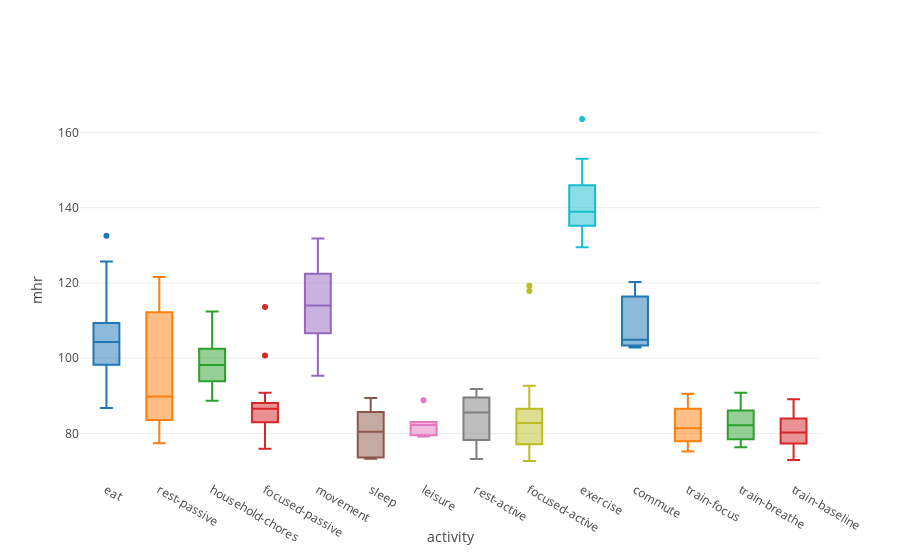
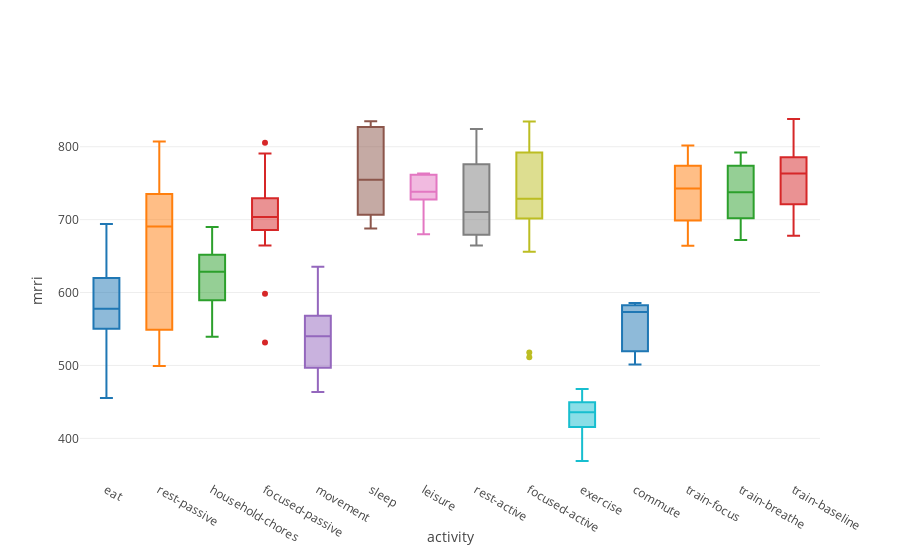
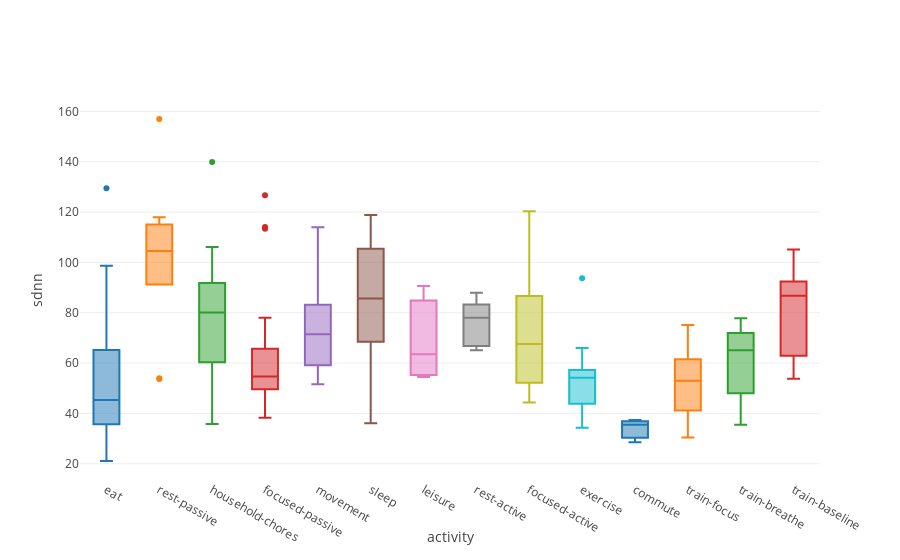
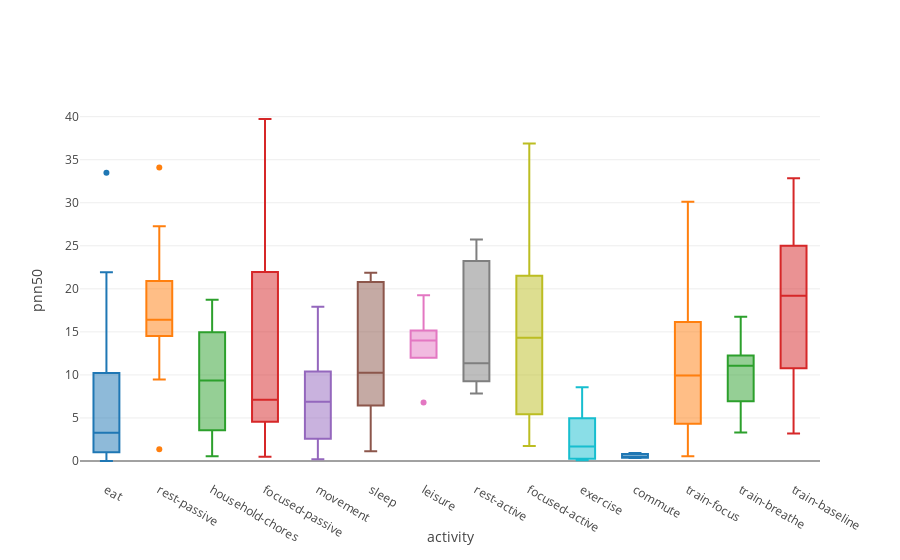

Here is the notebook cell these charts were saved with, in order:
### Markdown cell above
## Plotting features summary for each type of session (users 0, 1 and 2)
---

### Code cell
for user in range(3):    
    
    print('--------------------------------------------------------------------------------------------')
    print('')
    print('---------------------------------------- user: ', user, ' ----------------------------------------')
    print('')
    print('--------------------------------------------------------------------------------------------')
    
    for feat in cl.features_all:        
        dv.boxplot_compare(dfc[dfc['user'] == user], feat, groupby='activity', min_examples=2)

### Figure 1 — Plotly figure (JSON) as saved in the notebook; plotly's stock layout.template omitted (floating-point values rounded to 4 significant figures)
{"data": [{"name": "eat", "showlegend": false, "type": "box", "y": [87.67, 94.71, 99.5, 91.35, 101.2, 97.82, 96.6, 132.6, 125.7, 116.5, 106.4, 107.2, 86.76, 104.4, 113.9, 99.73, 99.68, 116.3, 99.88, 104.3, 109.5, 104.9, 109.1]}, {"name": "rest-passive", "showlegend": false, "type": "box", "y": [116.1, 79.4, 87.19, 92.07, 112.2, 83.59, 108.9, 77.39, 87.54, 121.6]}, {"name": "household-chores", "showlegend": false, "type": "box", "y": [95.14, 90.58, 102.3, 102.5, 101.7, 92.26, 103.0, 95.15, 88.67, 96.55, 92.75, 93.89, 112.4, 104.7, 97.42, 106.2, 98.92, 102.5]}, {"name": "focused-passive", "showlegend": false, "type": "box", "y": [86.82, 77.68, 75.95, 84.81, 83.58, 90.8, 83.6, 81.07, 78.56, 86.55, 87.32, 86.86, 100.7, 113.6, 89.49, 87.58, 85.72]}, {"name": "movement", "showlegend": false, "type": "box", "y": [125.8, 98.24, 95.32, 108.7, 105.5, 105.1, 113.7, 114.0, 104.6, 125.4, 117.6, 114.1, 118.9, 121.6, 95.7, 131.8, 111.2, 107.7, 116.2, 123.3, 115.1, 125.5, 112.3, 125.9]}, {"name": "sleep", "showlegend": false, "type": "box", "y": [84.43, 89.42, 80.42, 73.74, 73.27]}, {"name": "leisure", "showlegend": false, "type": "box", "y": [79.5, 81.61, 82.82, 79.2, 88.8, 83.05]}, {"name": "rest-active", "showlegend": false, "type": "box", "y": [76.76, 91.84, 85.59, 88.57, 82.62, 89.88, 73.17]}, {"name": "focused-active", "showlegend": false, "type": "box", "y": [82.78, 75.81, 73.73, 75.91, 72.67, 92.64, 81.13, 78.09, 88.34, 79.68, 79.08, 76.82, 73.71, 82.75, 83.64, 87.75, 85.55, 86.14, 83.65, 79.92, 85.94, 86.68, 90.99, 83.83, 84.81, 86.06, 81.47, 79.38, 76.01, 75.68, 91.41, 73.09, 92.38, 117.9, 119.2]}, {"name": "exercise", "showlegend": false, "type": "box", "y": [133.5, 163.6, 139.1, 149.7, 141.6, 138.8, 142.7, 131.8, 142.8, 129.5, 137.2, 137.7, 153.0, 149.1, 130.0, 136.9]}, {"name": "commute", "showlegend": false, "type": "box", "y": [120.2, 104.9, 102.9]}, {"name": "train-focus", "showlegend": false, "type": "box", "y": [76.45, 77.72, 84.73, 80.17, 75.17, 81.4, 78.42, 87.21, 86.44, 90.52, 86.56]}, {"name": "train-breathe", "showlegend": false, "type": "box", "y": [76.33, 76.59, 84.47, 77.69, 82.19, 81.24, 86.0, 87.44, 80.74, 90.83, 86.13]}, {"name": "train-baseline", "showlegend": false, "type": "box", "y": [80.24, 78.56, 72.95, 89.07, 84.85, 81.44, 76.89]}], "layout": {"xaxis": {"title": "activity"}, "yaxis": {"title": "mhr"}}}

### Figure 2 — Plotly figure (JSON) as saved in the notebook; plotly's stock layout.template omitted (floating-point values rounded to 4 significant figures)
{"data": [{"name": "eat", "showlegend": false, "type": "box", "y": [693.0, 666.5, 620.8, 665.4, 598.6, 617.9, 623.9, 455.4, 478.2, 516.8, 573.7, 564.2, 693.9, 576.7, 528.7, 609.2, 607.7, 519.5, 604.9, 577.6, 550.0, 575.4, 551.3]}, {"name": "rest-passive", "showlegend": false, "type": "box", "y": [536.9, 761.0, 714.9, 671.3, 548.9, 735.2, 561.3, 807.1, 709.6, 499.1]}, {"name": "household-chores", "showlegend": false, "type": "box", "y": [651.8, 676.2, 590.0, 587.4, 596.4, 658.4, 588.3, 641.7, 689.8, 632.9, 659.5, 646.7, 539.4, 589.5, 624.3, 572.8, 637.3, 600.7]}, {"name": "focused-passive", "showlegend": false, "type": "box", "y": [720.7, 776.9, 805.6, 711.6, 723.1, 664.6, 721.1, 747.5, 790.5, 696.2, 694.8, 695.1, 598.4, 531.4, 674.2, 689.7, 703.5]}, {"name": "movement", "showlegend": false, "type": "box", "y": [487.8, 616.5, 635.1, 561.2, 573.5, 576.1, 539.8, 542.8, 584.9, 490.5, 520.8, 540.5, 528.2, 500.1, 635.5, 463.5, 544.5, 562.9, 526.6, 493.7, 529.5, 484.8, 543.0, 484.3]}, {"name": "sleep", "showlegend": false, "type": "box", "y": [713.1, 688.0, 754.8, 824.3, 834.8]}, {"name": "leisure", "showlegend": false, "type": "box", "y": [763.3, 741.0, 735.3, 761.5, 680.0, 727.6]}, {"name": "rest-active", "showlegend": false, "type": "box", "y": [790.3, 664.6, 710.6, 686.2, 732.2, 676.7, 824.2]}, {"name": "focused-active", "showlegend": false, "type": "box", "y": [728.4, 798.7, 818.6, 800.8, 834.7, 655.8, 742.6, 772.8, 682.9, 761.7, 764.9, 799.7, 816.4, 728.7, 723.6, 707.9, 727.8, 707.8, 737.6, 757.4, 702.3, 696.3, 664.2, 718.6, 711.2, 701.3, 744.8, 760.4, 798.9, 803.7, 660.1, 827.1, 671.0, 517.6, 511.2]}, {"name": "exercise", "showlegend": false, "type": "box", "y": [455.0, 369.0, 434.1, 404.5, 428.0, 437.6, 426.7, 466.2, 423.0, 467.7, 441.5, 441.2, 399.6, 408.4, 466.7, 444.1]}, {"name": "commute", "showlegend": false, "type": "box", "y": [501.4, 573.3, 585.6]}, {"name": "train-focus", "showlegend": false, "type": "box", "y": [789.7, 776.1, 711.1, 758.9, 801.6, 742.8, 767.3, 690.2, 697.2, 664.2, 703.8]}, {"name": "train-breathe", "showlegend": false, "type": "box", "y": [792.1, 788.0, 713.0, 781.8, 737.6, 749.7, 700.5, 687.9, 747.1, 672.0, 706.0]}, {"name": "train-baseline", "showlegend": false, "type": "box", "y": [763.2, 771.7, 838, 678.0, 712.2, 748.2, 790.3]}], "layout": {"xaxis": {"title": "activity"}, "yaxis": {"title": "mrri"}}}

### Figure 3 — Plotly figure (JSON) as saved in the notebook; plotly's stock layout.template omitted (floating-point values rounded to 4 significant figures)
{"data": [{"name": "eat", "showlegend": false, "type": "box", "y": [66.93, 129.5, 98.63, 74.38, 57.23, 54.06, 43.13, 36.76, 21.08, 31.64, 69.53, 47.31, 41.36, 35.31, 31.61, 66.55, 61.0, 45.26, 48.72, 37.35, 34.57, 45.33, 26.62]}, {"name": "rest-passive", "showlegend": false, "type": "box", "y": [104.9, 53.96, 115.1, 104.3, 91.24, 109.9, 92.61, 157.0, 117.9, 53.67]}, {"name": "household-chores", "showlegend": false, "type": "box", "y": [106.1, 104.7, 41.49, 35.79, 59.61, 77.74, 60.36, 84.4, 88.32, 81.6, 96.89, 69.02, 56.59, 90.77, 78.66, 67.21, 139.9, 91.85]}, {"name": "focused-passive", "showlegend": false, "type": "box", "y": [113.3, 59.03, 114.1, 54.62, 57.89, 51.55, 50.47, 77.98, 126.7, 45.8, 61.64, 55.04, 38.23, 42.73, 48.38, 53.03, 50.06]}, {"name": "movement", "showlegend": false, "type": "box", "y": [84.63, 57.91, 60.38, 71.28, 53.38, 51.58, 81.72, 98.59, 80.12, 86.04, 77.9, 88.27, 114.0, 61.17, 74.99, 85.8, 52.84, 55.54, 77.17, 66.96, 71.64, 56.37, 69.17, 60.48]}, {"name": "sleep", "showlegend": false, "type": "box", "y": [36.06, 85.71, 79.29, 100.9, 118.9]}, {"name": "leisure", "showlegend": false, "type": "box", "y": [84.86, 67.35, 90.67, 54.46, 55.27, 59.7]}, {"name": "rest-active", "showlegend": false, "type": "box", "y": [84.07, 87.94, 80.98, 78.05, 66.72, 67.08, 65.12]}, {"name": "focused-active", "showlegend": false, "type": "box", "y": [50.99, 76.99, 64.1, 87.7, 89.73, 71.89, 47.64, 57.87, 51.56, 83.6, 67.57, 120.3, 44.72, 50.55, 67.09, 107.1, 110.9, 72.69, 118.0, 67.46, 50.54, 52.93, 58.85, 44.31, 51.97, 53.28, 73.48, 57.7, 93.48, 96.45, 49.14, 75.48, 108.6, 68.21, 68.87]}, {"name": "exercise", "showlegend": false, "type": "box", "y": [57.29, 34.31, 35.25, 42.73, 49.32, 56.95, 55.31, 93.69, 34.9, 48.67, 45.03, 53.82, 60.9, 57.23, 54.55, 66.02]}, {"name": "commute", "showlegend": false, "type": "box", "y": [35.48, 28.55, 37.39]}, {"name": "train-focus", "showlegend": false, "type": "box", "y": [62.68, 57.98, 41.0, 71.73, 52.7, 52.95, 41.64, 38.46, 56.04, 30.4, 75.16]}, {"name": "train-breathe", "showlegend": false, "type": "box", "y": [65.08, 61.59, 44.01, 73.44, 65.18, 77.86, 45.41, 35.45, 55.71, 69.62, 72.71]}, {"name": "train-baseline", "showlegend": false, "type": "box", "y": [92.25, 61.0, 105.1, 53.73, 68.58, 86.75, 92.5]}], "layout": {"xaxis": {"title": "activity"}, "yaxis": {"title": "sdnn"}}}

### Figure 4 — Plotly figure (JSON) as saved in the notebook; plotly's stock layout.template omitted (floating-point values rounded to 4 significant figures)
{"data": [{"name": "eat", "showlegend": false, "type": "box", "y": [13.68, 33.49, 21.94, 11.41, 9.163, 5.29, 1.031, 0.5926, 0, 0, 10.44, 7.635, 4.305, 1.832, 0, 12.08, 9.579, 3.063, 3.274, 0.1585, 1.616, 1.016, 1.061]}, {"name": "rest-passive", "showlegend": false, "type": "box", "y": [27.28, 16.72, 20.9, 14.53, 16.09, 14.51, 9.459, 34.1, 20.83, 1.368]}, {"name": "household-chores", "showlegend": false, "type": "box", "y": [18.04, 11.0, 2.057, 0.5411, 2.905, 7.958, 3.565, 9.271, 15.21, 11.24, 14.54, 9.408, 1.901, 15.68, 8.025, 5.29, 18.74, 14.97]}, {"name": "focused-passive", "showlegend": false, "type": "box", "y": [37.66, 25.94, 31.52, 7.123, 5.807, 4.924, 15.18, 20.62, 39.73, 1.504, 6.309, 8.29, 1.192, 0.489, 3.46, 7.279, 6.42]}, {"name": "movement", "showlegend": false, "type": "box", "y": [14.99, 2.723, 3.473, 10.02, 2.511, 4.784, 8.248, 17.92, 7.277, 10.78, 9.601, 10.85, 11.14, 2.686, 7.909, 7.845, 0.2142, 1.005, 6.511, 4.799, 11.92, 0.7783, 1.342, 0.3422]}, {"name": "sleep", "showlegend": false, "type": "box", "y": [1.135, 10.26, 8.207, 20.42, 21.88]}, {"name": "leisure", "showlegend": false, "type": "box", "y": [19.26, 14.24, 15.15, 13.74, 6.792, 12.01]}, {"name": "rest-active", "showlegend": false, "type": "box", "y": [25.72, 11.36, 10.68, 7.847, 16.31, 8.805, 25.53]}, {"name": "focused-active", "showlegend": false, "type": "box", "y": [6.084, 21.91, 24.06, 24.27, 31.38, 7.264, 9.071, 16.58, 5.163, 17.66, 15.36, 23.42, 17.81, 4.895, 11.38, 19.33, 20.3, 7.62, 24.6, 14.33, 5.222, 4.149, 6.798, 3.096, 3.719, 9.615, 19.02, 13.19, 25.8, 25.61, 3.869, 36.87, 19.63, 1.752, 4.256]}, {"name": "exercise", "showlegend": false, "type": "box", "y": [3.487, 1.476, 0.2676, 0.08016, 1.89, 6.401, 0.7561, 5.719, 0.07768, 1.419, 0.1373, 0.2683, 2.075, 7.268, 4.203, 8.569]}, {"name": "commute", "showlegend": false, "type": "box", "y": [0.3442, 0.4484, 0.9413]}, {"name": "train-focus", "showlegend": false, "type": "box", "y": [16.46, 16.67, 8.421, 15.17, 30.12, 3.297, 9.945, 1.896, 7.368, 0.5464, 12.23]}, {"name": "train-breathe", "showlegend": false, "type": "box", "y": [16.77, 12.8, 4.762, 12.07, 9.845, 11.11, 5.97, 3.315, 10.05, 11.06, 12.3]}, {"name": "train-baseline", "showlegend": false, "type": "box", "y": [19.21, 9.783, 32.85, 3.191, 13.76, 19.89, 26.71]}], "layout": {"xaxis": {"title": "activity"}, "yaxis": {"title": "pnn50"}}}
